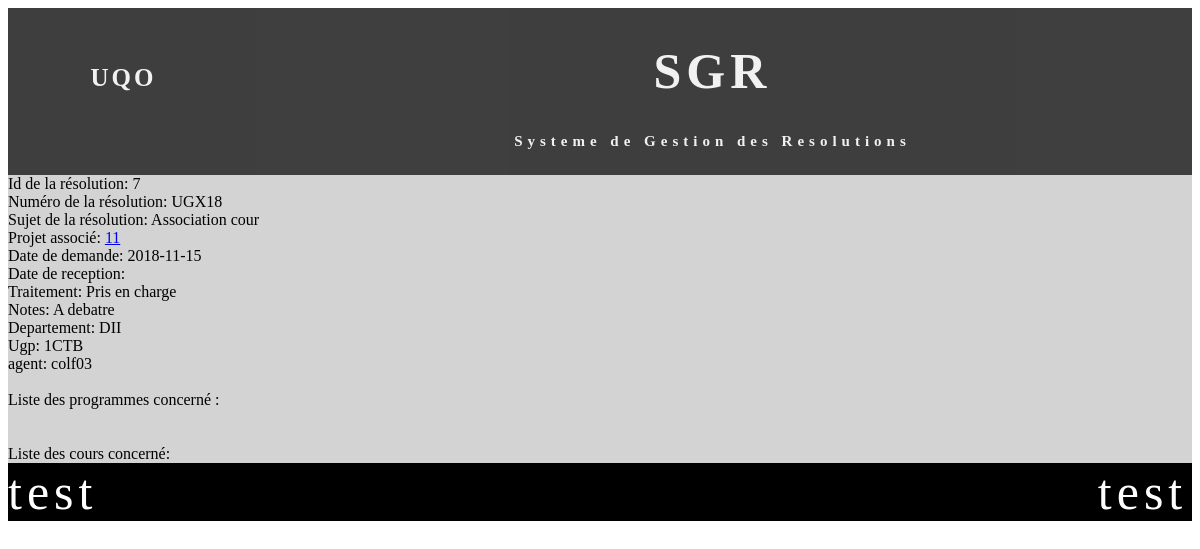
The page /index.php?action=resolution&id=7 on the database its author committed.
### tables this page shows
CREATE TABLE IF NOT EXISTS `receptionreso` (
  `id` int(5) NOT NULL AUTO_INCREMENT,
  `NumReception` varchar(10) NOT NULL,
  `Sujet` varchar(300) DEFAULT NULL,
  `NumProjet_id` int(11) DEFAULT NULL,
  `DateDemande` date NOT NULL,
  `DateReception` date DEFAULT NULL,
  `Traitement` varchar(60) DEFAULT NULL,
  `Notes` varchar(2000) DEFAULT NULL,
  `Departement_id` varchar(10) DEFAULT NULL,
  `codeUgp_id` varchar(10) DEFAULT NULL,
  `agent_id` varchar(50) DEFAULT NULL,
  PRIMARY KEY (`id`),
  UNIQUE KEY `NumReception` (`id`)
);

### controller/controlPublique.php (called while the page is built, shortened)
<?php
class controlPublique {
    private $vue;
    private $modelCour;
    private $modelProg;
    private $modelReceptionReso;
    function __construct() {
        $this->vue = new VuePublique();
        $this->modelCour = new Cour();
        $this->modelProg = new Programme();
        $this->modelReceptionReso = new ReceptionReso();
    }
    public function resolutionComplete() {
        $id = filter_var($_GET["id"], FILTER_SANITIZE_NUMBER_INT);
        $reso = $this->modelReceptionReso->rechercheResoParId($id);
        $programme = $this->modelProg->programmeAssocier($id);
        $cour = $this->modelCour->courAssocier($id);
        $this->vue->afficherUneResolution($reso, $programme, $cour);
    }
}

### model/receptionReso.php (called while the page is built, shortened)
<?php
class ReceptionReso {
    private $id;
    private $num;
    private $sujet;
    private $numProjet_id;
    private $dateDemande;
    private $traitement;
    private $notes;
    private $departement_id;
    private $codeUgp_id;
    private $agent_id;
    function creerReceptionReso($i,$n,$s, $np, $dd, $dr, $t,$nt,$d,$c,$a) {
        $reso = new ReceptionReso();
        $reso->id=$i;
        $reso->num = $n;
        $reso->sujet=$s;
        $reso->numProjet_id = $np;
        $reso->dateDemande = $dd;
        $reso->dateReception = $dr;
        $reso->traitement = $t;
        $reso->notes= $nt;
        $reso->departement_id = $d;
        $reso->codeUgp_id = $c;
        $reso->agent_id = $a;
        return ($reso);
    }
     function rechercheResoParId($id){
        $bdd = new ConnexionBDD();
        $sql = "SELECT * FROM receptionreso WHERE id=$id";
        $result = mysqli_query($bdd->getConnexionBDD(), $sql);
        $reso=new ReceptionReso();
        while ($row = mysqli_fetch_array($result)) {
            $reso= $this->creerReceptionReso($row["id"],$row["NumReception"], $row["Sujet"],$row["NumProjet_id"],$row["DateDemande"],$row["DateReception"],$row["Traitement"],$row["Notes"],$row["Departement_id"],$row["codeUgp_id"],$row["agent_id"]);
        }
        return($reso);
    }
    function getId() {
        return $this->id;
    }
    function getNum() {
        return $this->num;
    }
    function getSujet() {
        return $this->sujet;
    }
    function getNumProjet_id() {
        return $this->numProjet_id;
    }
    function getDateDemande() {
        return $this->dateDemande;
    }
    function getTraitement() {
        return $this->traitement;
    }
    function getNotes() {
        return $this->notes;
    }
    function getDepartement_id() {
        return $this->departement_id;
    }
    function getCodeUgp_id() {
        return $this->codeUgp_id;
    }
    function getAgent_id() {
        return $this->agent_id;
    }
}

### model/connexionBDD.php (called while the page is built, shortened)
<?php
class  ConnexionBDD
{
    private  $con;
    function __construct()
    {
        $this->con = mysqli_connect("localhost","root","","decanat");
        $this->con->set_charset('utf8');
    }
    public function getConnexionBDD() {
     return  $this->con;
   }
}
?>

### view/vuePublique.php (the view, shortened to what this page needs)
<?php
class VuePublique {
    public function afficherUneResolution($reso,$programme,$cour){
        echo('<div class="resolution">
                Id de la résolution:    '.$reso->getId().'<br>
                Numéro de la résolution:    '.$reso->getNum().'<br>
                Sujet de la résolution:     '.$reso->getSujet().'<br>
                Projet associé:     <a href="index.php?action=projet&id='.$reso->getNumProjet_id().'"> '.$reso->getNumProjet_id().'</a><br>
                Date de demande:    '.$reso->getDateDemande(). '<br>
                Date de reception:    '.$reso->getDateReception(). '<br>
                Traitement:     '.$reso->getTraitement(). '<br>
                Notes:  '.$reso->getNotes(). '<br>
                Departement:    '.$reso->getDepartement_id(). '<br>
                Ugp:    '.$reso->getCodeUgp_id(). '<br>
                agent:  '.$reso->getAgent_id(). '<br><br>
                Liste des programmes concerné :  <br>
                ');
        echo('
                <br><br> Liste des cours concerné: <br>
                 ');
        echo('</div>');
    }
}

### css/stylesheet.css (style rules this page uses)
html, body { height: 100%; }

### rows shown on the page
receptionreso: id "7", NumReception "UGX18", Sujet "Association cour", NumProjet "11", DateDemande "2018-11-15", Traitement "Pris en charge", Notes "A debatre", Departement "DII", codeUgp "1CTB", agent "colf03"
